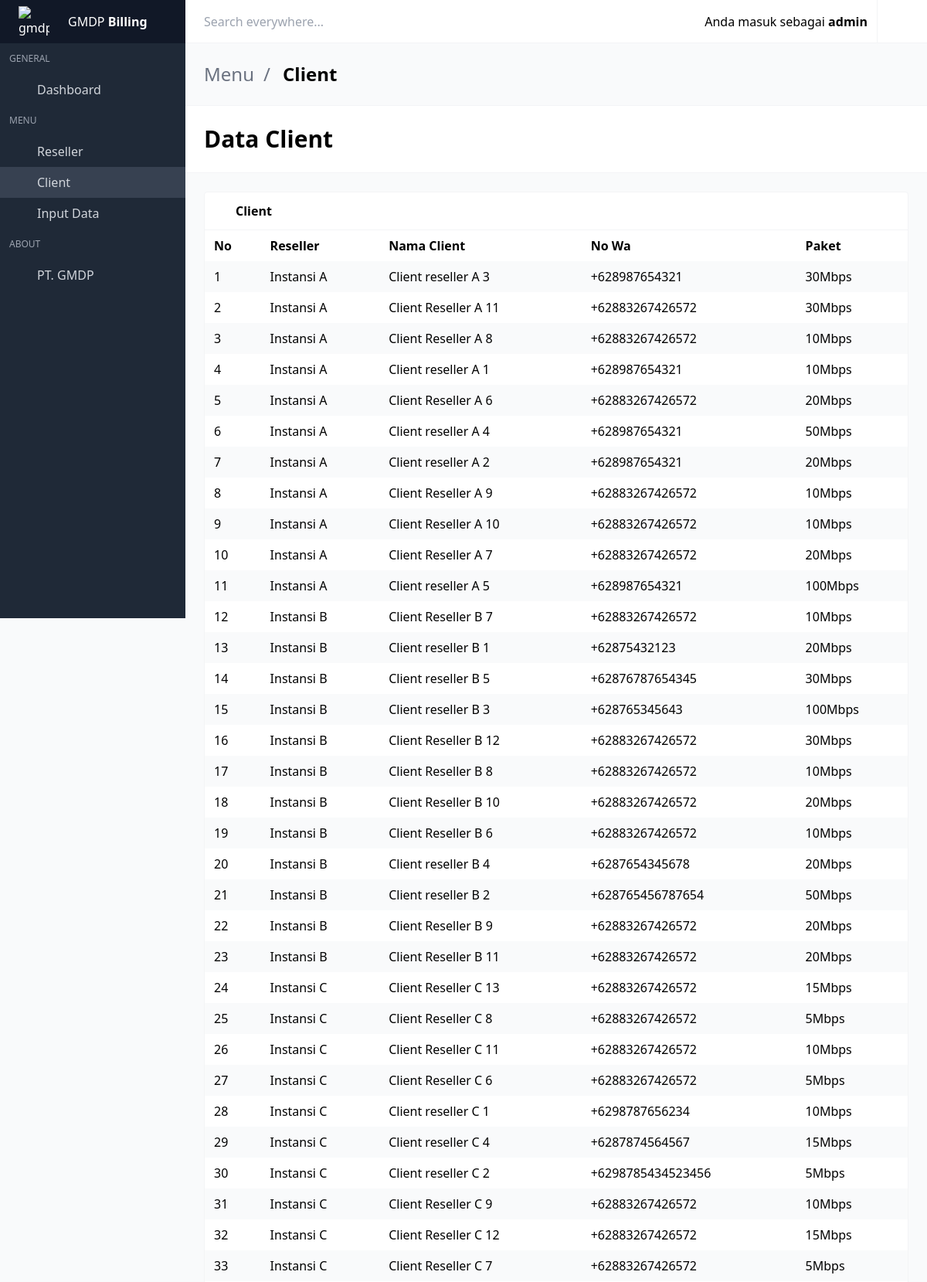
The app's page /table_client_admin.php (signed in, upper part) with its own data.
### tables this page shows
CREATE TABLE `client` (
  `username` varchar(50) NOT NULL,
  `id_reseller` varchar(50) NOT NULL,
  `nama_client` varchar(50) NOT NULL,
  `alamat_client` varchar(50) NOT NULL,
  `no_wa_client` varchar(50) NOT NULL,
  `paket_client` int(50) NOT NULL
);

CREATE TABLE `reseller` (
  `id_reseller` int(25) NOT NULL,
  `username` varchar(50) NOT NULL,
  `nama_instansi` varchar(50) NOT NULL,
  `nama_pemilik` varchar(50) NOT NULL,
  `email_reseller` varchar(50) NOT NULL,
  `alamat_instansi` varchar(225) NOT NULL,
  `no_wa_reseller` varchar(50) NOT NULL,
  `tanggal_pembayaran_bulanan` date NOT NULL
);

### table_client_admin.php (the view, shortened to what this page needs)
<?php
include("koneksidb.php");
?>
<!DOCTYPE html>
<html lang="en" class="">
<head>
  <link rel="stylesheet" href="css/main.css?v=1628755089081">
</head>
<body>
<div id="app">
<nav id="navbar-main" class="navbar is-fixed-top">
  <div class="navbar-brand">
    <div class="navbar-item">
      <div class="control">
        <form id="search" action="table_client_admin.php" method="get">
          <input name="cari" placeholder="Search everywhere..." class="input" type="text">
    </div>
    </div>
  </div>
  <div class="navbar-menu" id="navbar-menu">
    <div class="navbar-end">
      <div class="navbar-item dropdown has-divider has-user-avatar">
          <div class="is-user-name"><span>Anda masuk sebagai <b><?php echo $_SESSION['username']; ?></b></span></div>
      </div>
      <a title="Log out" class="navbar-item desktop-icon-only" href="logout.php">
        <span class="icon"><i class="mdi mdi-logout"></i></span>
      </a>
    </div>
  </div>
</nav>
<aside class="aside is-placed-left is-expanded">
<div class="aside-tools">
    <div>
      <table>
      <td style="background-color: rgba(0, 0, 0, 0);">
          <img src="image/logo.png" alt="gmdp" width="40" height="40">
      </td>
      <td style="background-color: rgba(0, 0, 0, 0);">
        GMDP <b class="font-black">Billing</b>
      </td>
      </table>
    </div>
  </div>
  <div class="menu is-menu-main">
    <p class="menu-label">General</p>
    <ul class="menu-list">
      <li class="--set-active-index-html">
        <a href="dashboard_admin.php">
          <span class="icon"><i class="mdi mdi-desktop-mac"></i></span>
          <span class="menu-item-label">Dashboard</span>
        </a>
      </li>
    </ul>
    <p class="menu-label">Menu</p>
    <ul class="menu-list">
      <li class="--set-active-forms-html">
        <a href="table_reseller.php">
          <span class="icon"><i class="mdi mdi-table"></i></span>
          <span class="menu-item-label">Reseller</span>
        </a>
      </li>
      <li class="active">
        <a href="table_client_admin.php">
          <span class="icon"><i class="mdi mdi-table"></i></span>
          <span class="menu-item-label">Client</span>
        </a>
      </li>
      <li class="--set-active-forms-html">
        <a href="input_data_reseller.php">
          <span class="icon"><i class="mdi mdi-square-edit-outline"></i></span>
          <span class="menu-item-label">Input Data</span>
        </a>
      </li>
    </ul>
    <p class="menu-label">About</p>
    <ul class="menu-list">
      <li>
        <a href="https://gmdp.net.id/" class="has-icon">
          <span class="icon"><i class="mdi mdi-help-circle"></i></span>
          <span class="menu-item-label">PT. GMDP</span>
        </a>
      </li>
    </ul>
  </div>
</aside>
<section class="is-title-bar">
  <div class="flex flex-col md:flex-row items-center justify-between space-y-6 md:space-y-0">
    <ul>
      <li>Menu</li>
      <li>Client</li>
    </ul>
  </div>
</section>
<section class="is-hero-bar">
  <div class="flex flex-col md:flex-row items-center justify-between space-y-6 md:space-y-0">
    <h1 class="title">
      Data Client
    </h1>
  </div>
</section>
  <section class="section main-section">
    <div class="card has-table">
      <header class="card-header">
        <p class="card-header-title">
          <span class="icon"><i class="mdi mdi-account-multiple"></i></span>
         Client
        </p>
        <a href="<?php $_SERVER['PHP_SELF']; ?>" class="card-header-icon">
          <span class="icon"><i class="mdi mdi-reload"></i></span>
        </a>
      </header>
      <div class="card-content">
        <table>
          <thead>
          <tr>
            <th>No</th>
            <th>Reseller</th>
            <th>Nama Client</th>
            <th>No Wa</th>
            <th>Paket</th>
          </tr>
          </thead>
          <tbody>
          <tr>
            <?php
           $query = "SELECT * FROM reseller INNER JOIN client ON reseller.username = client.id_reseller  ORDER BY reseller.nama_instansi ASC";
            $result = mysqli_query($conn, $query);
            $no = 1;
            while($data = mysqli_fetch_assoc($result))
            {
              ?>
            <td><?php echo $no++; ?></td>
            <td><?php echo $data['nama_instansi']; ?></td>
            <td><?php echo $data['nama_client']; ?></td>
            <td><?php echo $data['no_wa_client']; ?></td>
            <td><?php echo $data['paket_client']; ?>Mbps</td>
          </tr>
            <?php
            }
              ?>
          </tbody>
        </table>
      </div>
    </div>
  </section>
</div>
<link rel="stylesheet" href="https://cdn.materialdesignicons.com/4.9.95/css/materialdesignicons.min.css">
</body>
</html>

### records on screen
client: reseller.nama_instansi "Instansi A", nama_client "Client reseller A 3", no_wa_client "+628987654321", paket_client "30"
client: reseller.nama_instansi "Instansi A", nama_client "Client Reseller A 11", no_wa_client "+62883267426572", paket_client "30"
client: reseller.nama_instansi "Instansi A", nama_client "Client Reseller A 8", no_wa_client "+62883267426572", paket_client "10"
client: reseller.nama_instansi "Instansi A", nama_client "Client reseller A 1", no_wa_client "+628987654321", paket_client "10"
client: reseller.nama_instansi "Instansi A", nama_client "Client Reseller A 6", no_wa_client "+62883267426572", paket_client "20"
client: reseller.nama_instansi "Instansi A", nama_client "Client reseller A 4", no_wa_client "+628987654321", paket_client "50"
client: reseller.nama_instansi "Instansi A", nama_client "Client reseller A 2", no_wa_client "+628987654321", paket_client "20"
client: reseller.nama_instansi "Instansi A", nama_client "Client Reseller A 9", no_wa_client "+62883267426572", paket_client "10"
client: reseller.nama_instansi "Instansi A", nama_client "Client Reseller A 10", no_wa_client "+62883267426572", paket_client "10"
client: reseller.nama_instansi "Instansi A", nama_client "Client Reseller A 7", no_wa_client "+62883267426572", paket_client "20"
client: reseller.nama_instansi "Instansi A", nama_client "Client reseller A 5", no_wa_client "+628987654321", paket_client "100"
client: reseller.nama_instansi "Instansi B", nama_client "Client Reseller B 7", no_wa_client "+62883267426572", paket_client "10"
client: reseller.nama_instansi "Instansi B", nama_client "Client reseller B 1", no_wa_client "+62875432123", paket_client "20"
client: reseller.nama_instansi "Instansi B", nama_client "Client reseller B 5", no_wa_client "+62876787654345", paket_client "30"
client: reseller.nama_instansi "Instansi B", nama_client "Client reseller B 3", no_wa_client "+628765345643", paket_client "100"
client: reseller.nama_instansi "Instansi B", nama_client "Client Reseller B 12", no_wa_client "+62883267426572", paket_client "30"
client: reseller.nama_instansi "Instansi B", nama_client "Client Reseller B 8", no_wa_client "+62883267426572", paket_client "10"
client: reseller.nama_instansi "Instansi B", nama_client "Client Reseller B 10", no_wa_client "+62883267426572", paket_client "20"
client: reseller.nama_instansi "Instansi B", nama_client "Client Reseller B 6", no_wa_client "+62883267426572", paket_client "10"
client: reseller.nama_instansi "Instansi B", nama_client "Client reseller B 4", no_wa_client "+6287654345678", paket_client "20"
client: reseller.nama_instansi "Instansi B", nama_client "Client reseller B 2", no_wa_client "+628765456787654", paket_client "50"
client: reseller.nama_instansi "Instansi B", nama_client "Client Reseller B 9", no_wa_client "+62883267426572", paket_client "20"
client: reseller.nama_instansi "Instansi B", nama_client "Client Reseller B 11", no_wa_client "+62883267426572", paket_client "20"
client: reseller.nama_instansi "Instansi C", nama_client "Client Reseller C 13", no_wa_client "+62883267426572", paket_client "15"
client: reseller.nama_instansi "Instansi C", nama_client "Client Reseller C 8", no_wa_client "+62883267426572", paket_client "5"
client: reseller.nama_instansi "Instansi C", nama_client "Client Reseller C 11", no_wa_client "+62883267426572", paket_client "10"
client: reseller.nama_instansi "Instansi C", nama_client "Client Reseller C 6", no_wa_client "+62883267426572", paket_client "5"
client: reseller.nama_instansi "Instansi C", nama_client "Client reseller C 1", no_wa_client "+6298787656234", paket_client "10"
client: reseller.nama_instansi "Instansi C", nama_client "Client reseller C 4", no_wa_client "+6287874564567", paket_client "15"
client: reseller.nama_instansi "Instansi C", nama_client "Client reseller C 2", no_wa_client "+6298785434523456", paket_client "5"
client: reseller.nama_instansi "Instansi C", nama_client "Client Reseller C 9", no_wa_client "+62883267426572", paket_client "10"
client: reseller.nama_instansi "Instansi C", nama_client "Client Reseller C 12", no_wa_client "+62883267426572", paket_client "15"
client: reseller.nama_instansi "Instansi C", nama_client "Client Reseller C 7", no_wa_client "+62883267426572", paket_client "5"

### other values on screen
$_SESSION['username'] "admin"
